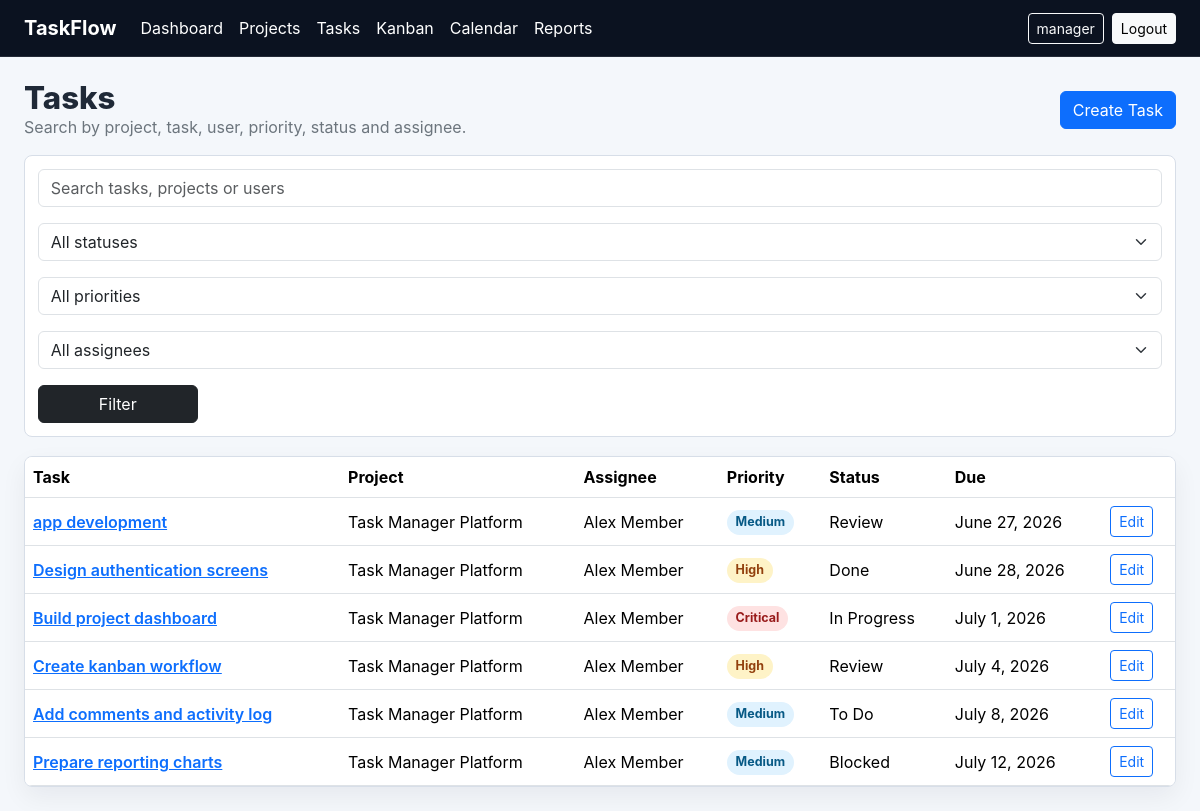
Page /tasks/ (signed in) on the committed database.
### core/models.py (models this page shows, shortened)
class Task(models.Model):
    PRIORITY_CHOICES = [
        ("low", "Low"),
        ("medium", "Medium"),
        ("high", "High"),
        ("critical", "Critical"),
    ]
    STATUS_CHOICES = [
        ("todo", "To Do"),
        ("in_progress", "In Progress"),
        ("review", "Review"),
        ("done", "Done"),
        ("blocked", "Blocked"),
    ]
    title = models.CharField(max_length=180)
    description = models.TextField()
    project = models.ForeignKey(Project, on_delete=models.CASCADE, related_name="tasks")
    sprint = models.ForeignKey(Sprint, on_delete=models.SET_NULL, related_name="tasks", null=True, blank=True)
    priority = models.CharField(max_length=20, choices=PRIORITY_CHOICES, default="medium")
    status = models.CharField(max_length=20, choices=STATUS_CHOICES, default="todo")
    assignee = models.ForeignKey(settings.AUTH_USER_MODEL, on_delete=models.SET_NULL, related_name="assigned_tasks", null=True, blank=True)
    reviewers = models.ManyToManyField(settings.AUTH_USER_MODEL, related_name="review_tasks", blank=True)
    dependency = models.ForeignKey("self", on_delete=models.SET_NULL, null=True, blank=True)
    start_date = models.DateField()
    due_date = models.DateField()
    estimated_hours = models.DecimalField(max_digits=5, decimal_places=1, default=1)
    created_at = models.DateTimeField(auto_now_add=True)
    updated_at = models.DateTimeField(auto_now=True)

class Project(models.Model):
    STATUS_CHOICES = [
        ("planning", "Planning"),
        ("active", "Active"),
        ("on_hold", "On Hold"),
        ("completed", "Completed"),
        ("cancelled", "Cancelled"),
    ]
    name = models.CharField(max_length=160)
    description = models.TextField()
    start_date = models.DateField()
    end_date = models.DateField()
    status = models.CharField(max_length=20, choices=STATUS_CHOICES, default="planning")
    manager = models.ForeignKey(settings.AUTH_USER_MODEL, on_delete=models.CASCADE, related_name="managed_projects")
    members = models.ManyToManyField(settings.AUTH_USER_MODEL, related_name="projects", blank=True)

### core/views.py (the view)
# urls.py: path("tasks/", views.tasks, name="tasks"),
@login_required
def tasks(request):
    tasks_qs = Task.objects.select_related("project", "assignee", "sprint").all()
    query = request.GET.get("q", "")
    status = request.GET.get("status", "")
    priority = request.GET.get("priority", "")
    assignee = request.GET.get("assignee", "")
    if query:
        tasks_qs = tasks_qs.filter(Q(title__icontains=query) | Q(project__name__icontains=query) | Q(assignee__username__icontains=query))
    if status:
        tasks_qs = tasks_qs.filter(status=status)
    if priority:
        tasks_qs = tasks_qs.filter(priority=priority)
    if assignee:
        tasks_qs = tasks_qs.filter(assignee_id=assignee)
    users = User.objects.order_by("first_name", "last_name", "username")
    return render(
        request,
        "tasks.html",
        {
            "tasks": tasks_qs.order_by("due_date"),
            "statuses": Task.STATUS_CHOICES,
            "priorities": Task.PRIORITY_CHOICES,
            "users": users,
            "filters": {"q": query, "status": status, "priority": priority, "assignee": assignee},
        },
    )

### templates/tasks.html (shortened to what this page needs)
{% extends "base.html" %}
{% block content %}
<section class="container-fluid px-4 py-4">
  <div class="toolbar">
    <div>
      <h1 class="page-title">Tasks</h1>
      <p class="text-secondary mb-0">Search by project, task, user, priority, status and assignee.</p>
    </div>
    <a class="btn btn-primary" href="{% url 'task_create' %}">Create Task</a>
  </div>
  <form class="filter-bar wide" method="get">
    <input class="form-control" name="q" value="{{ filters.q }}" placeholder="Search tasks, projects or users">
    <select class="form-select" name="status"><option value="">All statuses</option>{% for key,label in statuses %}<option value="{{ key }}" {% if filters.status == key %}selected{% endif %}>{{ label }}</option>{% endfor %}</select>
    <select class="form-select" name="priority"><option value="">All priorities</option>{% for key,label in priorities %}<option value="{{ key }}" {% if filters.priority == key %}selected{% endif %}>{{ label }}</option>{% endfor %}</select>
    <select class="form-select" name="assignee"><option value="">All assignees</option></select>
    <button class="btn btn-dark">Filter</button>
  </form>
  <div class="table-responsive panel p-0">
    <table class="table align-middle mb-0">
      <thead><tr><th>Task</th><th>Project</th><th>Assignee</th><th>Priority</th><th>Status</th><th>Due</th><th></th></tr></thead>
      <tbody>
        {% for task in tasks %}
          <tr>
            <td><a class="fw-semibold" href="{% url 'task_detail' task.pk %}">{{ task.title }}</a></td>
            <td>{{ task.project.name }}</td>
            <td>{% if task.assignee %}{{ task.assignee.get_full_name|default:task.assignee.username }}{% else %}Unassigned{% endif %}</td>
            <td><span class="priority {{ task.priority }}">{{ task.get_priority_display }}</span></td>
            <td>{{ task.get_status_display }}</td>
            <td>{{ task.due_date }}</td>
            <td><a class="btn btn-sm btn-outline-primary" href="{% url 'task_edit' task.pk %}">Edit</a></td>
          </tr>
        {% empty %}
          <tr><td colspan="7" class="empty-state">No tasks found.</td></tr>
        {% endfor %}
      </tbody>
    </table>
  </div>
</section>
{% endblock %}

### templates/base.html (shortened to what this page needs)
{% load static %}
<!doctype html>
<html lang="en">
<head>
  <link href="https://cdn.jsdelivr.net/npm/bootstrap@5.3.3/dist/css/bootstrap.min.css" rel="stylesheet">
  <link rel="stylesheet" href="{% static 'css/styles.css' %}">
</head>
<body>
  <nav class="navbar navbar-expand-lg app-nav sticky-top">
     <div class="container-fluid px-4">
      <a class="navbar-brand fw-bold" href="{% url 'dashboard' %}">TaskFlow</a>
      <div class="collapse navbar-collapse" id="mainNav">
        <ul class="navbar-nav me-auto mb-2 mb-lg-0">
          <li class="nav-item"><a class="nav-link" href="{% url 'dashboard' %}">Dashboard</a></li>
          <li class="nav-item"><a class="nav-link" href="{% url 'projects' %}">Projects</a></li>
          <li class="nav-item"><a class="nav-link" href="{% url 'tasks' %}">Tasks</a></li>
          <li class="nav-item"><a class="nav-link" href="{% url 'kanban' %}">Kanban</a></li>
          <li class="nav-item"><a class="nav-link" href="{% url 'calendar' %}">Calendar</a></li>
          <li class="nav-item"><a class="nav-link" href="{% url 'reports' %}">Reports</a></li>
        </ul>
        <div class="d-flex gap-2 align-items-center">
          {% if user.is_authenticated %}
            <a class="btn btn-sm btn-outline-light" href="{% url 'profile' %}">{{ user.username }}</a>
            <form method="post" action="{% url 'logout' %}">{% csrf_token %}
              <button class="btn btn-sm btn-light" type="submit">Logout</button>
            </form>
          {% else %}
            <a class="btn btn-sm btn-outline-light" href="{% url 'login' %}">Login</a>
            <a class="btn btn-sm btn-light" href="{% url 'register' %}">Register</a>
          {% endif %}
        </div>
      </div>
    </div>
  </nav>
  <main class="page-shell">
    {% block content %}{% endblock %}
  </main>
</body>
</html>

### static/css/styles.css (style rules this page uses)
:root { --ink: #1f2937; --muted: #64748b; --line: #d7dee8; --paper: #ffffff; --wash: #f4f7fb; --brand: #0f766e; --brand-2: #2563eb; --danger: #dc2626; }
body { background: var(--wash); color: var(--ink); font-family: Inter, system-ui, -apple-system, BlinkMacSystemFont, "Segoe UI", sans-serif; }
.app-nav { background: #0b1220; border-bottom: 1px solid rgba(255, 255, 255, .1); }
.app-nav .navbar-brand, .app-nav .nav-link { color: #fff; }
.page-shell { min-height: calc(100vh - 57px); }
.page-title { font-size: clamp(1.7rem, 2.6vw, 2.5rem); line-height: 1.1; margin: 0; font-weight: 800; }
.toolbar, .filter-bar, .metric-grid, .panel-head, .profile-panel { display: flex; align-items: center; gap: 1rem; }
.toolbar { justify-content: space-between; flex-wrap: wrap; margin-bottom: 1rem; }
.filter-bar { background: var(--paper); border: 1px solid var(--line); border-radius: 8px; padding: .8rem; margin-bottom: 1.2rem; }
.filter-bar > * { min-width: 160px; }
.filter-bar input { flex: 1; }
.wide { flex-wrap: wrap; }
.metric, .panel, .project-card, .form-panel, .auth-panel { background: var(--paper); border: 1px solid var(--line); border-radius: 8px; box-shadow: 0 10px 26px rgba(15, 23, 42, .06); }
.panel { padding: 1rem; }
.status, .priority { display: inline-flex; align-items: center; border-radius: 999px; padding: .2rem .55rem; font-size: .78rem; font-weight: 700; background: #e2e8f0; }
.priority.medium { background: #e0f2fe; color: #075985; }
.priority.high { background: #fef3c7; color: #92400e; }
.priority.critical { background: #fee2e2; color: #991b1b; }

### rows in the picture
Task: title "app development", project.name "Task Manager Platform", assignee.get_full_name "Alex Member", priority "Medium", status "Review", due_date "June 27, 2026"
Task: title "Design authentication screens", project.name "Task Manager Platform", assignee.get_full_name "Alex Member", priority "High", status "Done", due_date "June 28, 2026"
Task: title "Build project dashboard", project.name "Task Manager Platform", assignee.get_full_name "Alex Member", priority "Critical", status "In Progress", due_date "July 1, 2026"
Task: title "Create kanban workflow", project.name "Task Manager Platform", assignee.get_full_name "Alex Member", priority "High", status "Review", due_date "July 4, 2026"
Task: title "Add comments and activity log", project.name "Task Manager Platform", assignee.get_full_name "Alex Member", priority "Medium", status "To Do", due_date "July 8, 2026"
Task: title "Prepare reporting charts", project.name "Task Manager Platform", assignee.get_full_name "Alex Member", priority "Medium", status "Blocked", due_date "July 12, 2026"

### other values in the picture
{{ user.username }} "manager"
